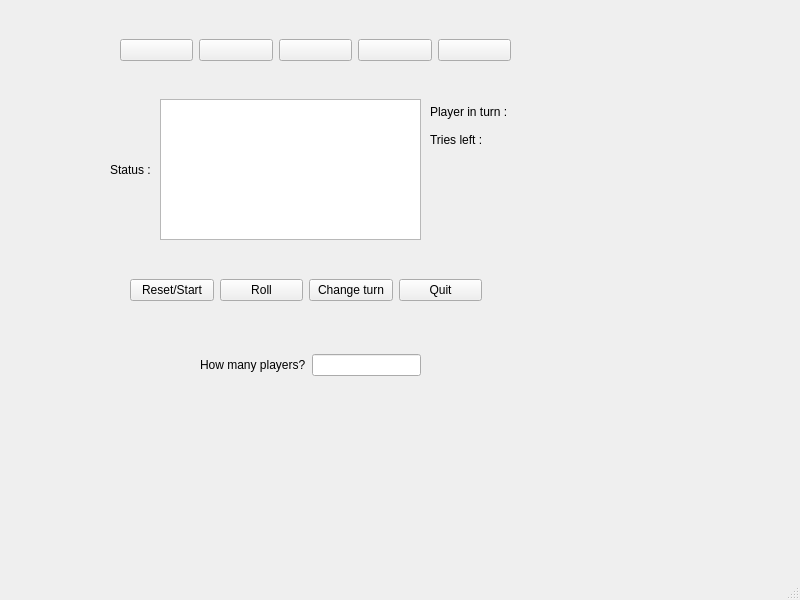
<?xml version="1.0" encoding="UTF-8"?>
<ui version="4.0">
 <class>MainWindow</class>
 <widget class="QMainWindow" name="MainWindow">
  <property name="geometry">
   <rect>
    <x>0</x>
    <y>0</y>
    <width>800</width>
    <height>600</height>
   </rect>
  </property>
  <property name="windowTitle">
   <string>MainWindow</string>
  </property>
  <widget class="QWidget" name="centralwidget">
   <widget class="QWidget" name="gridLayoutWidget">
    <property name="geometry">
     <rect>
      <x>430</x>
      <y>100</y>
      <width>161</width>
      <height>51</height>
     </rect>
    </property>
    <layout class="QGridLayout" name="gridLayout">
     <item row="2" column="1">
      <widget class="QLabel" name="labelTries">
       <property name="text">
        <string/>
       </property>
      </widget>
     </item>
     <item row="2" column="0">
      <widget class="QLabel" name="label_2">
       <property name="text">
        <string>Tries left :</string>
       </property>
      </widget>
     </item>
     <item row="1" column="0">
      <widget class="QLabel" name="label">
       <property name="text">
        <string>Player in turn :</string>
       </property>
      </widget>
     </item>
     <item row="1" column="1">
      <widget class="QLabel" name="labelPlayer">
       <property name="text">
        <string/>
       </property>
      </widget>
     </item>
    </layout>
   </widget>
   <widget class="QWidget" name="gridLayoutWidget_2">
    <property name="geometry">
     <rect>
      <x>130</x>
      <y>250</y>
      <width>352</width>
      <height>80</height>
     </rect>
    </property>
    <layout class="QGridLayout" name="gridLayout_2">
     <item row="0" column="1">
      <widget class="QPushButton" name="rollButton">
       <property name="text">
        <string>Roll</string>
       </property>
      </widget>
     </item>
     <item row="0" column="3">
      <widget class="QPushButton" name="quitButton">
       <property name="text">
        <string>Quit</string>
       </property>
      </widget>
     </item>
     <item row="0" column="2">
      <widget class="QPushButton" name="cTurnButton">
       <property name="text">
        <string>Change turn</string>
       </property>
      </widget>
     </item>
     <item row="0" column="0">
      <widget class="QPushButton" name="resetButton">
       <property name="text">
        <string>Reset/Start</string>
       </property>
      </widget>
     </item>
    </layout>
   </widget>
   <widget class="QWidget" name="gridLayoutWidget_3">
    <property name="geometry">
     <rect>
      <x>120</x>
      <y>10</y>
      <width>391</width>
      <height>81</height>
     </rect>
    </property>
    <layout class="QGridLayout" name="gridLayout_3">
     <item row="0" column="4">
      <widget class="QPushButton" name="diceButton3">
       <property name="text">
        <string/>
       </property>
      </widget>
     </item>
     <item row="0" column="2">
      <widget class="QPushButton" name="diceButton1">
       <property name="text">
        <string/>
       </property>
      </widget>
     </item>
     <item row="0" column="3">
      <widget class="QPushButton" name="diceButton2">
       <property name="text">
        <string/>
       </property>
      </widget>
     </item>
     <item row="0" column="5">
      <widget class="QPushButton" name="diceButton4">
       <property name="text">
        <string/>
       </property>
      </widget>
     </item>
     <item row="0" column="1">
      <widget class="QPushButton" name="diceButton0">
       <property name="text">
        <string/>
       </property>
      </widget>
     </item>
    </layout>
   </widget>
   <widget class="QWidget" name="gridLayoutWidget_4">
    <property name="geometry">
     <rect>
      <x>110</x>
      <y>99</y>
      <width>311</width>
      <height>141</height>
     </rect>
    </property>
    <layout class="QGridLayout" name="gridLayout_4">
     <item row="0" column="0">
      <widget class="QLabel" name="labelStatus">
       <property name="text">
        <string>Status : </string>
       </property>
      </widget>
     </item>
     <item row="0" column="1">
      <widget class="QTextBrowser" name="textBrowserStatus"/>
     </item>
    </layout>
   </widget>
   <widget class="QWidget" name="gridLayoutWidget_5">
    <property name="geometry">
     <rect>
      <x>200</x>
      <y>340</y>
      <width>221</width>
      <height>51</height>
     </rect>
    </property>
    <layout class="QGridLayout" name="gridLayout_5">
     <item row="0" column="0">
      <widget class="QLabel" name="label_3">
       <property name="text">
        <string>How many players?</string>
       </property>
      </widget>
     </item>
     <item row="0" column="1">
      <widget class="QLineEdit" name="lineEditUserInput"/>
     </item>
    </layout>
   </widget>
  </widget>
  <widget class="QMenuBar" name="menubar">
   <property name="geometry">
    <rect>
     <x>0</x>
     <y>0</y>
     <width>800</width>
     <height>25</height>
    </rect>
   </property>
  </widget>
  <widget class="QStatusBar" name="statusbar"/>
 </widget>
 <resources/>
 <connections>
  <connection>
   <sender>quitButton</sender>
   <signal>clicked()</signal>
   <receiver>MainWindow</receiver>
   <slot>close()</slot>
   <hints>
    <hint type="sourcelabel">
     <x>403</x>
     <y>214</y>
    </hint>
    <hint type="destinationlabel">
     <x>399</x>
     <y>299</y>
    </hint>
   </hints>
  </connection>
 </connections>
</ui>
